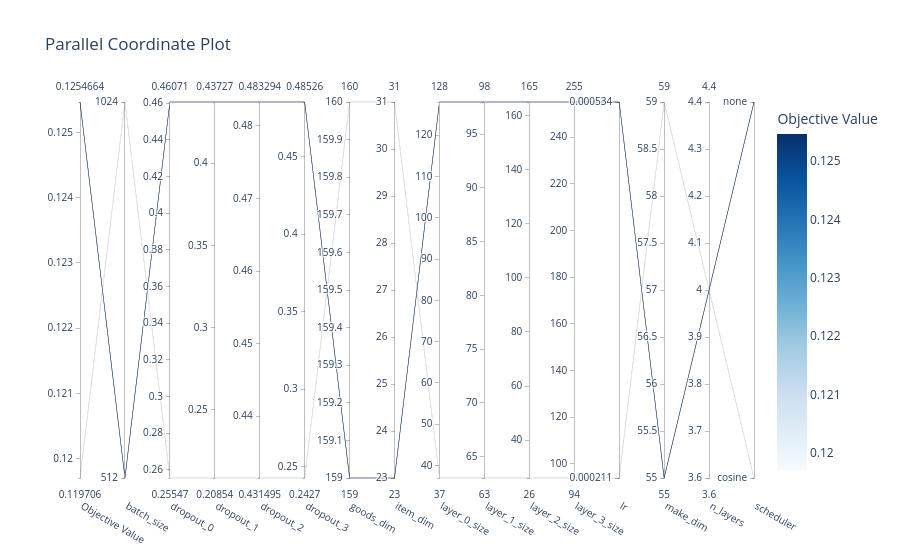

Source (notebook cell):
### Code cell
plot_parallel_coordinate(study)

### Figure 1 — Plotly figure (JSON) as saved in the notebook; plotly's stock layout.template omitted (floating-point values rounded to 4 significant figures)
{"data": [{"dimensions": [{"label": "Objective Value", "range": [0.1197, 0.1255], "values": [0.1255, 0.1197]}, {"label": "batch_size", "range": [0, 1], "ticktext": ["512", "1024"], "tickvals": [0, 1], "values": [0, 1]}, {"label": "dropout_0", "range": [0.2555, 0.4607], "values": [0.4607, 0.2555]}, {"label": "dropout_1", "range": [0.2085, 0.4373], "values": [0.4373, 0.2085]}, {"label": "dropout_2", "range": [0.4315, 0.4833], "values": [0.4833, 0.4315]}, {"label": "dropout_3", "range": [0.2427, 0.4853], "values": [0.4853, 0.2427]}, {"label": "goods_dim", "range": [159, 160], "values": [159, 160]}, {"label": "item_dim", "range": [23, 31], "values": [23, 31]}, {"label": "layer_0_size", "range": [37, 128], "values": [128, 37]}, {"label": "layer_1_size", "range": [63, 98], "values": [98, 63]}, {"label": "layer_2_size", "range": [26, 165], "values": [165, 26]}, {"label": "layer_3_size", "range": [94, 255], "values": [255, 94]}, {"label": "lr", "range": [-3.675, -3.272], "ticktext": ["0.000211", "0.000534"], "tickvals": [-3.675, -3.272], "values": [-3.272, -3.675]}, {"label": "make_dim", "range": [55, 59], "values": [55, 59]}, {"label": "n_layers", "range": [4, 4], "values": [4, 4]}, {"label": "scheduler", "range": [0, 1], "ticktext": ["cosine", "none"], "tickvals": [0, 1], "values": [1, 0]}], "labelangle": 30, "labelside": "bottom", "line": {"color": [0.1255, 0.1197], "colorbar": {"title": {"text": "Objective Value"}}, "colorscale": [[0, "rgb(247,251,255)"], [0.125, "rgb(222,235,247)"], [0.25, "rgb(198,219,239)"], [0.375, "rgb(158,202,225)"], [0.5, "rgb(107,174,214)"], [0.625, "rgb(66,146,198)"], [0.75, "rgb(33,113,181)"], [0.875, "rgb(8,81,156)"], [1, "rgb(8,48,107)"]], "reversescale": false, "showscale": true}, "type": "parcoords"}], "layout": {"title": {"text": "Parallel Coordinate Plot"}}}
